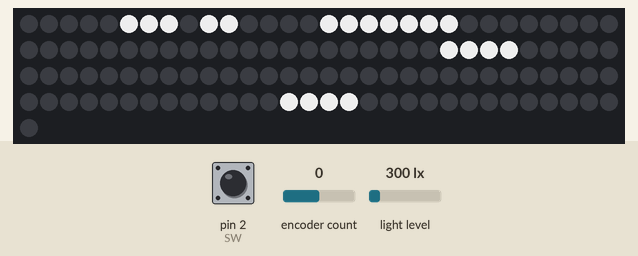
A sketch run on a simulated Arduino Uno, built with avr-gcc and run on an emulated ATmega328P. Shown: 121 RGB LEDs in strip order, left to right, continuing on the next row. The test bench sets the inputs (shaded band); at power-on: pin 2 (SW) HIGH, light level 300 lx, encoder count 0. Dim RGB values are drawn brighter than linear; the local clock reads 2024-03-15 10:24:30 at power-on unless the sketch sets it; what the sketch prints to the serial monitor is not drawn.

Above: at 4.2 s.
4.3 s: pin 2 (SW) pulled LOW for 0.15 s
At 4.7 s:
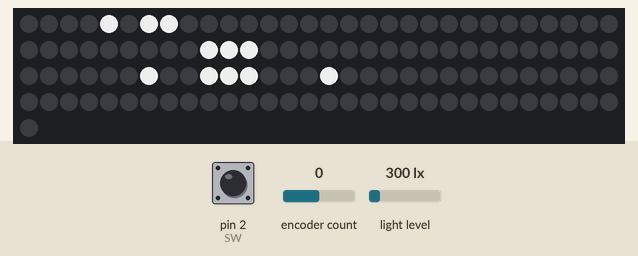
5.9 s: light level set to 40 lx
7.4 s: pin 2 (SW) pulled LOW for 1 s
At 9.5 s:
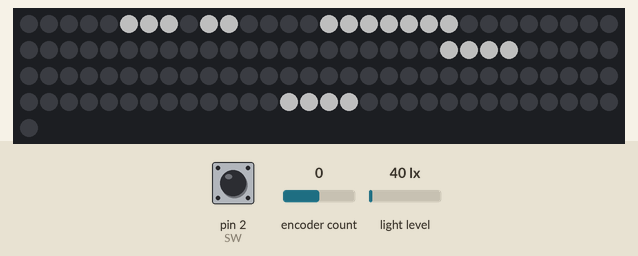
9.9 s: encoder count set to -1
At 10.8 s:
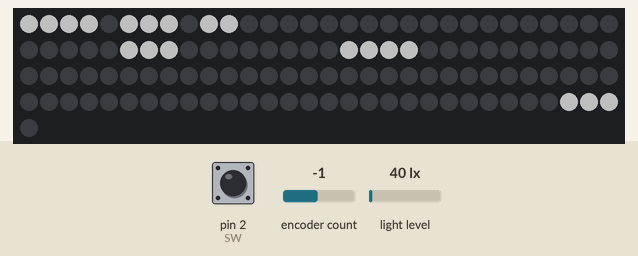
11.4 s: light level set to 500 lx
12.9 s: light level set to 0 lx
Timing chart, 0 to 15.4 s (numbered marks = the images above; inputs shaded):
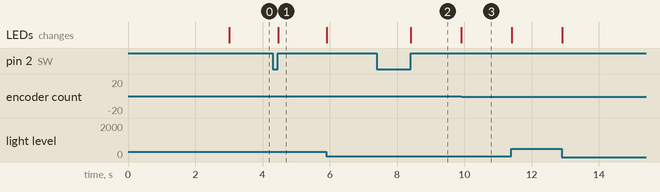

Measured:
- after the input at 4.3 s, the LEDs: change after 0.16 s (image 1)
- after the input at 7.4 s, the LEDs: change after 1.0 s (image 2)
- after the input at 9.9 s, the LEDs: change at once (image 3)

The sketch:

wordclock_v3.ino
```cpp
#include <Wire.h>  // Die Datums- und Zeit-Funktionen der DS3231 RTC werden ueber das I2C aufgerufen, ebenso der Lichtsensor BH1750

// Settings for the LEDs
#include <FastLED.h>
#define DATA_PIN 3
#define LED_TYPE NEOPIXEL  // WS2812B
#define NUM_LEDS 121
#define BRIGHTNESS 100
#define color CRGB::White
CRGB leds[NUM_LEDS];


// Settings for the clock
#include "RTClib.h"
RTC_DS3231 rtc;


// Settings for the light sensor
#include <BH1750.h>
BH1750 lightMeter;


//Necessary definitions for the Rotary Encoder
#include <Encoder.h>
const int CLK = 10;
const int DT = 9;
const int SW = 2;       // Use interrupt for switch
int oldPosition = -999;  // Initial position

int mode=0; //(0 default, 1 isa+david)
int push_down=1;
Encoder meinEncoder(DT,CLK);

void setup() {
  Serial.begin(9600);

  // Prepare the light meter
  Wire.begin();// Initialize the I2C bus (BH1750 library doesn't do this automatically)

  lightMeter.begin();

  delay(3000);  // Wait for Terminal

  // Start up LEDs
  FastLED.addLeds<LED_TYPE, DATA_PIN>(leds, NUM_LEDS);
  FastLED.setBrightness(BRIGHTNESS);

  // Needs the time to start this clock. Fails otherwise
  if (!rtc.begin()) {
    while (1);
  }

  pinMode(SW, INPUT);   // Hier wird der Interrupt installiert.
  attachInterrupt(digitalPinToInterrupt(SW), Interrupt, CHANGE); // Sobald sich der Status (CHANGE) des Interrupt Pins (SW = D2) ändern, soll der Interrupt Befehl (onInterrupt)ausgeführt werden.
  encoderMovement();
}

void Interrupt() { // Beginn des Interrupts. Wenn der Rotary Knopf betätigt wird, springt das Programm automatisch an diese Stelle. Nachdem...

  push_down = (push_down + 1) % 2;
  if (push_down==1) {
    mode = (mode + 1) % 2;
  }
  delay(300);
  Serial.print(mode);
}

void manipulateDisplay(int ledArray[], int sizeLEDArray) {
  for (int i = 0; i < sizeLEDArray; i++) {
    leds[ledArray[i]] = color;
  }
}

void resetDisplay() {
  for (int dot = 0; dot < NUM_LEDS; dot++) {
    leds[dot] = CRGB::Black;
  }
}

void generateAnalogueDefaultFlipped() {
  // ES IST UHR M
  int defaultDisplay[] = { 10, 9, 7, 6, 5 };
  manipulateDisplay(defaultDisplay, 5);
}

// Use this if the LEDs start with 0 in the top right corner
void generateAnalogueHoursFlipped(int input_hour, int minute) {

  int hour = input_hour;
  if (minute > 24) {
    hour++;
  }

  if (hour % 12 == 0) {
    int defaultDisplay[] = { 78, 79, 80, 81, 82};
    manipulateDisplay(defaultDisplay, 5);
  } else if (hour % 12 == 1) {
    int defaultDisplay[] = { 59, 60, 61 };
    manipulateDisplay(defaultDisplay, 3);
    if (minute > 4) {
      int s_of_ones[] = { 62 };
    manipulateDisplay(s_of_ones, 1);
    }
  } else if (hour % 12 == 2) {
    int defaultDisplay[] = { 57, 58, 59, 60, };
    manipulateDisplay(defaultDisplay, 4);
  } else if (hour % 12 == 3) {
    int defaultDisplay[] = { 75, 74, 73, 72};
    manipulateDisplay(defaultDisplay, 4);
  } else if (hour % 12 == 4) {
    int defaultDisplay[] = { 70, 69, 68, 67};
    manipulateDisplay(defaultDisplay, 4);
  } else if (hour % 12 == 5) {
    int defaultDisplay[] = { 117, 116, 115, 114 };
    manipulateDisplay(defaultDisplay, 4);
  } else if (hour % 12 == 6) {
    int defaultDisplay[] = { 83, 84, 85, 86, 87 };
    manipulateDisplay(defaultDisplay, 5);
  } else if (hour % 12 == 7) {
    int defaultDisplay[] = { 98, 97, 96, 95, 94, 93 };
    manipulateDisplay(defaultDisplay, 6);
  } else if (hour % 12 == 8) {
    int defaultDisplay[] = { 91, 90, 89, 88 };
    manipulateDisplay(defaultDisplay, 4);
  } else if (hour % 12 == 9) {
    int defaultDisplay[] = { 99, 100, 101, 102 };
    manipulateDisplay(defaultDisplay, 4);
  } else if (hour % 12 == 10) {
    int defaultDisplay[] = { 103, 104, 105, 106 };
    manipulateDisplay(defaultDisplay, 4);
  } else if (hour % 12 == 11) {
    int defaultDisplay[] = { 119, 118, 117 };
    manipulateDisplay(defaultDisplay, 3);
  }
}

// Use this if the LEDs start with 0 in the top right corner
void generateAnalogueMinutesFlipped(int minute) {

  // If FÜNF needs to be shown
  if (((4 < minute) && (minute  < 10)) || ((24 < minute) && (minute < 30)) || ((34 < minute) && (minute  < 40)) || (54 < minute)) {
    int five[] = { 3, 2, 1, 0 };
    manipulateDisplay(five, 4);
  }

  // If UHR needs to be shown
  if (minute < 5) {
    int five[] = { 112, 111, 110 };
    manipulateDisplay(five, 3);
  }
  // if ZEHN needs to be shown
  else if (((9 < minute) && (minute  < 15)) || ((49 < minute) && (minute  < 55))) {
    int ten[] = { 32, 31, 30, 29 };
    manipulateDisplay(ten, 4);
  }

  // if VIERTEL needs to be shown
  else if (((14 < minute) && (minute  < 20)) || ((44 < minute) && (minute  < 50))) {
    int quarter[] = { 28, 27, 26, 25, 24, 23, 22 };
    manipulateDisplay(quarter, 7);
  }

  // if ZWANZIG needs to be shown
  else if (((19 < minute) && (minute < 25)) || ((39 < minute) && (minute  < 45))) {
    int ten[] = { 15, 16, 17, 18, 19, 20, 21 };
    manipulateDisplay(ten, 7);
  }

  // if HALB needs to be shown
  else if ((24 < minute) && (minute < 40)) {
    int half[] = { 49, 48, 47, 46};
    manipulateDisplay(half, 4);
  }

  // if NACH needs to be shown
  if (((4 < minute) && (minute < 25)) || ((34 < minute) && (minute < 40))) {
    int half[] = { 54, 53, 52, 51 };
    manipulateDisplay(half, 4);
  }

  // if VOR needs to be shown
  else if (((24 < minute) && (minute < 30)) || (39 < minute)) {
    int half[] = { 35, 36, 37};
    manipulateDisplay(half, 3);
  }
}

void generateAnalogueFlipped(int hour, int minute) {
  resetDisplay();
  generateAnalogueDefaultFlipped();
  generateAnalogueHoursFlipped(hour, minute);
  generateAnalogueMinutesFlipped(minute);
  FastLED.show();
}

void generateIsaDavid(){
  resetDisplay();
  int isa_und_david[] = { 7, 6, 4, 39, 40, 41, 66, 69, 70, 71, 75};
  manipulateDisplay(isa_und_david, 11);
  FastLED.show();
}

void setBrightness() {
  int light_level = lightMeter.readLightLevel();
  if(light_level < 5) {
    FastLED.setBrightness(5);
  }
  else if (light_level > 100) {
    FastLED.setBrightness(200);
  }
  else {
    FastLED.setBrightness(light_level*2);
  }
}

int encoderMovement() {
  // Check if the setting of the rotary encoder is changed:
  int curPosition = meinEncoder.read();

  if (curPosition > oldPosition +3) {
    oldPosition = curPosition;
    return -1;
  }
  else if (curPosition < oldPosition -3) {
    oldPosition = curPosition;
    return 1;
  }
  return 0;
}

void loop() {

  int encMove = encoderMovement();
  if(encMove != 0) {
    DateTime now = rtc.now();
    if(encMove == 1) {
      rtc.adjust(now+TimeSpan(60-now.second()));
    }
    else if(encMove == -1) {
      rtc.adjust(now-TimeSpan(60+now.second()));
    }
  }
  DateTime displayTime = rtc.now();

  //Get the current time and set the display accordingly
  setBrightness();
  if(mode==0) {
    generateAnalogueFlipped(displayTime.hour(), displayTime.minute());
  }
  else if(mode==1) {
   generateIsaDavid();
  }

}
```
